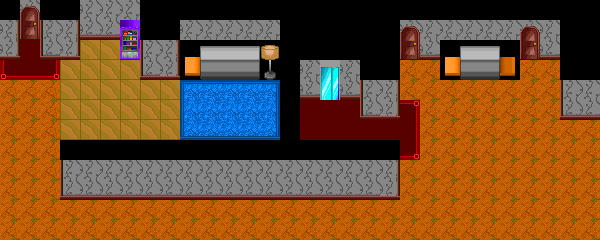

A 2D game scene composited from a Tiled map and its tileset images. What follows is a short description and the map's XML, with every tile layer's data as written:
An orthogonal 30x12 tile map with 20x20 px tiles, 2 tile layers (Tile Layer 1, Tile Layer 2) and 3 objects (2x CHGROOM, VENDING).

<map version="1.9" tiledversion="1.9.1" orientation="orthogonal" renderorder="right-down" width="30" height="12" tilewidth="20" tileheight="20" infinite="0" nextlayerid="4" nextobjectid="9">
 <editorsettings>
  <export target="../maps/floor99.nat" format="custom" />
 </editorsettings>
 <properties>
  <property name="name" value="Floor 99" />
 </properties>
 <tileset firstgid="1" source="hotel.tsx" />
 <layer id="1" name="Tile Layer 1" width="30" height="12">
  <data encoding="csv">
145,51,145,145,50,50,50,145,145,39,39,39,39,39,39,145,145,145,145,145,145,145,145,145,145,145,145,145,145,145,
52,67,49,52,66,66,83,145,145,50,50,50,50,50,39,145,145,145,145,145,51,50,50,50,50,50,51,50,145,145,
68,18,65,68,23,23,99,49,52,66,66,66,66,66,39,145,145,145,145,145,67,66,66,66,66,66,67,66,145,145,
33,34,35,23,23,23,23,65,68,23,23,23,23,23,39,50,55,50,145,145,7,7,7,7,7,7,7,7,145,145,
7,7,7,23,23,23,23,23,23,23,23,23,23,23,39,66,71,66,49,52,7,7,7,7,7,7,7,7,49,50,
7,7,7,23,23,23,23,23,23,23,23,23,23,23,39,18,18,18,65,68,3,7,7,7,7,7,7,7,65,66,
7,7,7,23,23,23,23,23,23,23,23,23,23,23,39,18,18,18,18,18,19,7,7,7,7,7,7,7,7,7,
7,7,7,145,145,145,145,145,145,39,39,39,39,39,39,145,145,145,145,145,35,7,7,7,7,7,7,7,7,7,
7,7,7,49,50,50,50,50,50,50,50,50,50,50,50,50,50,50,50,52,7,7,7,7,7,7,7,7,7,7,
7,7,7,65,66,66,66,66,66,66,66,66,66,66,66,66,66,66,66,68,7,7,7,7,7,7,7,7,7,7,
7,7,7,7,7,7,7,7,7,7,7,7,7,7,7,7,7,7,7,7,7,7,7,7,7,7,7,7,7,7,
7,7,7,7,7,7,7,7,7,7,7,7,7,7,7,7,7,7,7,7,7,7,7,7,7,7,7,7,7,7
</data>
 </layer>
 <layer id="2" name="Tile Layer 2" width="30" height="12">
  <data encoding="csv">
0,0,0,0,0,0,0,0,0,0,0,0,0,0,0,0,0,0,0,0,0,0,0,0,0,0,0,0,0,0,
0,0,0,0,0,0,0,0,0,0,0,0,0,0,0,0,0,0,0,0,0,0,0,0,0,0,0,0,0,0,
0,0,0,0,0,0,0,0,0,113,114,115,116,118,0,0,0,0,0,0,0,0,113,114,116,117,0,0,0,0,
0,0,0,0,0,0,0,0,0,129,130,131,132,134,0,0,0,0,0,0,0,0,129,130,132,133,0,0,0,0,
0,0,0,0,0,0,0,0,0,9,10,10,10,11,0,0,0,0,0,0,0,0,0,0,0,0,0,0,0,0,
0,0,0,0,0,0,0,0,0,25,26,26,26,27,0,0,0,0,0,0,0,0,0,0,0,0,0,0,0,0,
0,0,0,0,0,0,0,0,0,41,42,42,42,43,0,0,0,0,0,0,0,0,0,0,0,0,0,0,0,0,
0,0,0,0,0,0,0,0,0,0,0,0,0,0,0,0,0,0,0,0,0,0,0,0,0,0,0,0,0,0,
0,0,0,0,0,0,0,0,0,0,0,0,0,0,0,0,0,0,0,0,0,0,0,0,0,0,0,0,0,0,
0,0,0,0,0,0,0,0,0,0,0,0,0,0,0,0,0,0,0,0,0,0,0,0,0,0,0,0,0,0,
0,0,0,0,0,0,0,0,0,0,0,0,0,0,0,0,0,0,0,0,0,0,0,0,0,0,0,0,0,0,
0,0,0,0,0,0,0,0,0,0,0,0,0,0,0,0,0,0,0,0,0,0,0,0,0,0,0,0,0,0
</data>
 </layer>
 <objectgroup id="3" name="triggers">
  <object id="4" name="NATEROOM_NAT" class="CHGROOM" x="20" y="20" width="20" height="20">
   <properties>
    <property name="name" value="NATEROOM_NAT" />
    <property name="x" type="int" value="1" />
    <property name="y" type="int" value="5" />
   </properties>
  </object>
  <object id="5" name="VENDING" class="VENDING" x="120" y="60" width="20" height="20">
   <properties>
    <property name="ITEM01" type="int" propertytype="INV_LIST" value="2" />
    <property name="ITEM02" type="int" propertytype="INV_LIST" value="3" />
    <property name="ITEM03" type="int" propertytype="INV_LIST" value="0" />
    <property name="ITEM04" type="int" propertytype="INV_LIST" value="0" />
    <property name="ITEM05" type="int" propertytype="INV_LIST" value="0" />
    <property name="ITEM06" type="int" propertytype="INV_LIST" value="0" />
    <property name="ITEM07" type="int" propertytype="INV_LIST" value="0" />
    <property name="ITEM08" type="int" propertytype="INV_LIST" value="0" />
    <property name="ITEM09" type="int" propertytype="INV_LIST" value="0" />
    <property name="ITEM10" type="int" propertytype="INV_LIST" value="0" />
    <property name="ITEM11" type="int" propertytype="INV_LIST" value="0" />
    <property name="ITEM12" type="int" propertytype="INV_LIST" value="0" />
    <property name="ITEM13" type="int" propertytype="INV_LIST" value="0" />
    <property name="ITEM14" type="int" propertytype="INV_LIST" value="0" />
    <property name="ITEM15" type="int" propertytype="INV_LIST" value="0" />
    <property name="ITEM16" type="int" propertytype="INV_LIST" value="0" />
    <property name="ITEM17" type="int" propertytype="INV_LIST" value="0" />
    <property name="ITEM18" type="int" propertytype="INV_LIST" value="0" />
    <property name="ITEM19" type="int" propertytype="INV_LIST" value="0" />
    <property name="ITEM20" type="int" propertytype="INV_LIST" value="0" />
   </properties>
  </object>
  <object id="7" name="ELEV_NAT" class="CHGROOM" x="320" y="80" width="20" height="20">
   <properties>
    <property name="name" value="ELEV_NAT" />
    <property name="x" type="int" value="2" />
    <property name="y" type="int" value="3" />
   </properties>
  </object>
 </objectgroup>
</map>
